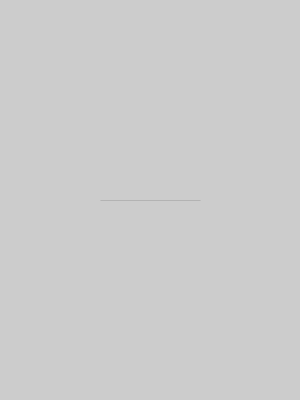
Frame 1 (no input)
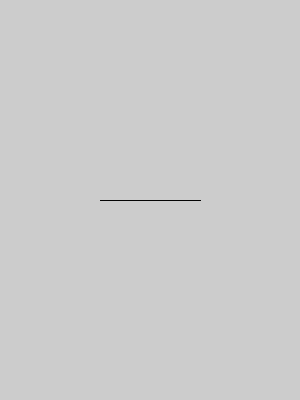
Frame 60 (the mouse pressed at the canvas centre just before this capture)
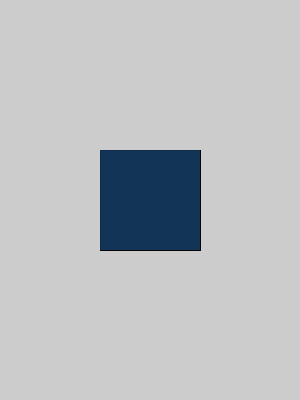
Frame 120 (the mouse held since frame 60 and released just before this capture)

The Processing sketch that drew these frames (run headless with seeded random() and noise(); from frame 60 on, the mouse is pressed at the canvas centre):

// Processing sketch: GetRand
// ── GetRand.pde
/*set a 0/1 randomized variable to control multiple states
 of a range of functions.
 
 every option has two states - I need to wrap a global alternator
 that defines the state for the active function when the 
 function switches to something different.
 
 
 */
Rectangle outerRect;
int state=1;
float rand;

class Rectangle{
  
  float w;
  float h;
  color clr;
  
 Rectangle(float tempW, float tempH, color tempClr){
   w=tempW;
   h=tempH;
   clr=tempClr;
 }
  void display(){
    
      rectMode(CENTER);
      strokeWeight(0);
      fill(clr);
      rect (width/2,height/2,w,h);
  }
}



void getRand() {  
  rand=random(1);
  if (rand<.5) {
    rand=0;
  }
  else if (rand>.5) {
    rand=1;
  }
  println(rand);
  println("ran state control");
}

void mousePressed() {
  getRand();
}

void setup() {

  size(300, 400);
}
void draw() {
  println(rand);
  outerRect = new Rectangle(100,rand*100,color (#123456));
  outerRect.display();
  
}
//if (state!=state){
